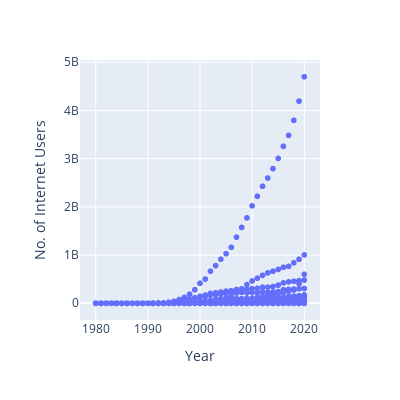

The cell this chart's notebook holds for it:
### Code cell
import plotly.express as px
fig = px.scatter(
    data_frame=df, x='Year', y='No. of Internet Users', width=400, height=400
)
fig.show()

### Figure 1 — Plotly figure (JSON) as saved in the notebook; plotly's stock layout.template omitted (floating-point values rounded to 4 significant figures; data arrays with more than 128 entries replaced by an {"elided": "..."} marker saying what was removed)
{"data": [{"hovertemplate": "Year=%{x}<br>No. of Internet Users=%{y}<extra></extra>", "legendgroup": "", "marker": {"color": "#636efa", "symbol": "circle"}, "mode": "markers", "name": "", "showlegend": false, "type": "scattergl", "x": {"elided": "8867 int values"}, "xaxis": "x", "y": {"elided": "8867 int values"}, "yaxis": "y"}], "layout": {"height": 400, "legend": {"tracegroupgap": 0}, "margin": {"t": 60}, "width": 400, "xaxis": {"anchor": "y", "domain": [0, 1], "title": {"text": "Year"}}, "yaxis": {"anchor": "x", "domain": [0, 1], "title": {"text": "No. of Internet Users"}}}}
